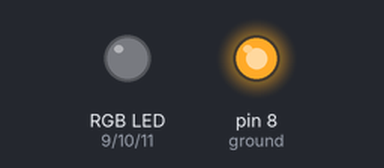
The sketch below on a simulated Arduino Uno, built with avr-gcc and run on an emulated ATmega328P. On the bench: an RGB LED mixed from three pins (HIGH = lit), output pins drawn as LEDs (lit = HIGH).

Above: at 0.05 s.
At 1.5 s:
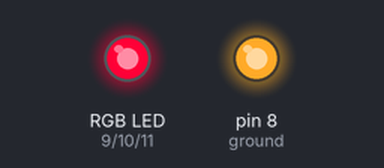
At 2.95 s:
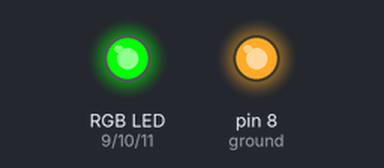
Timing chart, 0 to 6.9 s (numbered marks = the images above):
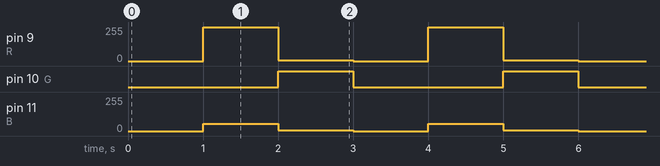

Measured:
- by itself, pin 9 (R): repeats every 3.0 s: 5/255 1.0 s, 0/255 1.0 s, 255/255 1.0 s
- by itself, pin 10 (G): alternates HIGH for 1.0 s and LOW for 2.0 s
- by itself, pin 11 (B): repeats every 3.0 s: 5/255 1.0 s, 0/255 1.0 s, 55/255 1.0 s

The sketch:

Controlling_RBG.ino
```cpp
// (licence header left out)
int R = 9;  // OUTPUT PIN red
int G = 10; // OUTPUT PIN green
int B = 11; // OUTPUT PIN blue
int ground = 8;


void setup() {
   // set all LED pins to output signals
   pinMode(R, OUTPUT);
   pinMode(G, OUTPUT);
   pinMode(B, OUTPUT);
   pinMode(ground, OUTPUT);
   digitalWrite(ground, HIGH);
}

void loop() {
  setColor(255, 255, 255); // Red Color
  delay(1000);

 setColor(0, 255, 200); // Green Color
  delay(1000);

  setColor(250, 0, 250); // Blue Color
  delay(1000);

}

void setColor(int redMode, int greenMode, int blueMode) {
  analogWrite(R, 255 - redMode);
  analogWrite(G, 255 - greenMode);
  analogWrite(B, 255 - blueMode);
}
```
